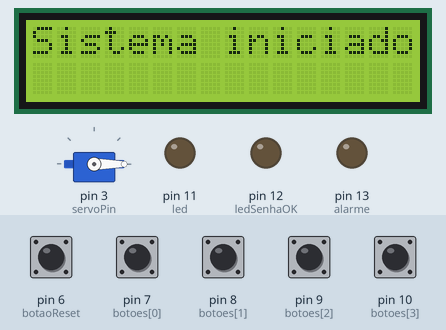
Simulated run of this sketch. Board: Arduino Uno, built with avr-gcc and run on an emulated ATmega328P. Parts: servo, 16×2 character LCD, output pins drawn as LEDs (lit = HIGH). Inputs (shaded band) come from the test bench; at power-on: pin 6 (botaoReset), pin 7 (botoes[0]), pin 8 (botoes[1]), pin 9 (botoes[2]), pin 10 (botoes[3]) LOW.

Above: at 2.7 s.
2.8 s: pin 7 (botoes[0]) pulled HIGH for 1 s
At 4.2 s:
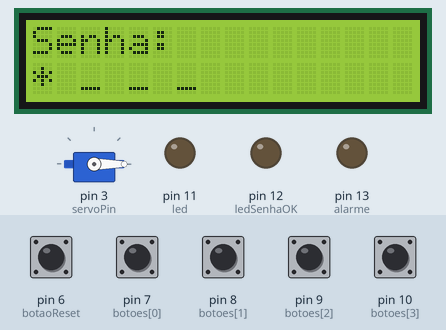
5.3 s: pin 6 (botaoReset) pulled HIGH for 0.15 s
At 6.1 s:
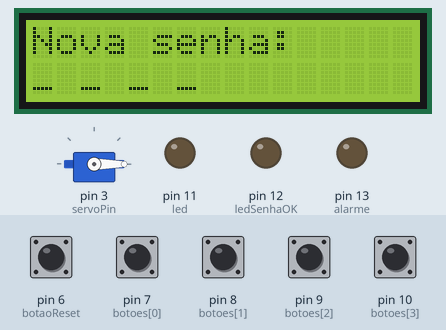
6.9 s: pin 8 (botoes[1]) pulled HIGH for 0.15 s
At 7.5 s:
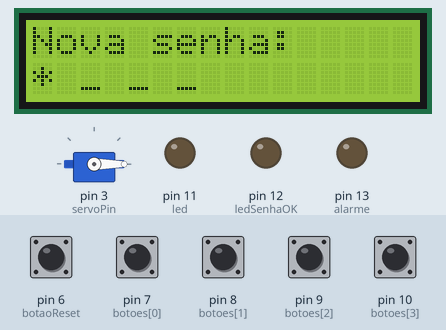
8.6 s: pin 9 (botoes[2]) pulled HIGH for 0.15 s
At 10.0 s:
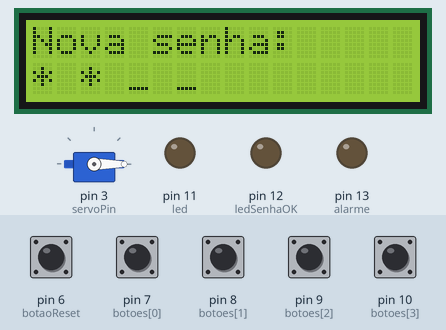
10.3 s: pin 10 (botoes[3]) pulled HIGH for 0.15 s
At 11.2 s:
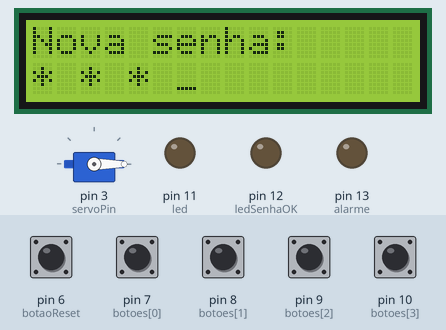
12.0 s: pin 7 (botoes[0]) pulled HIGH for 0.15 s
At 13.1 s:
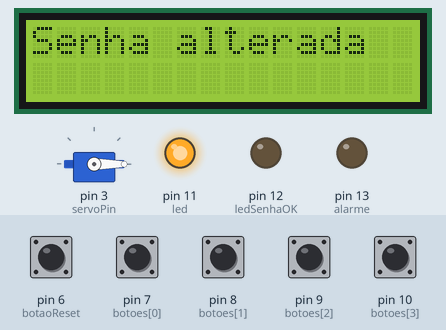
Timing chart, 0 to 15.2 s (numbered marks = the images above; inputs shaded):
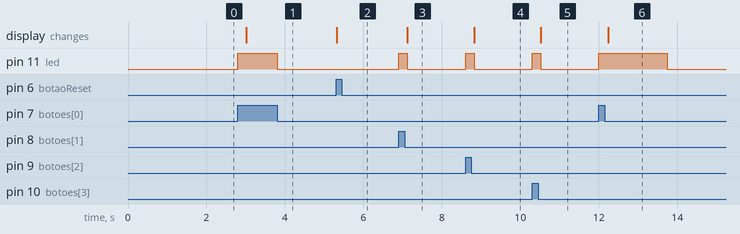

Measured:
- after the input at 2.8 s, pin 11 (led): LOW → HIGH at once, → LOW 1.0 s later; the display: changes after 0.21 s (image 1)
- after the input at 5.3 s, the display: changes at once (image 2)
- after the input at 6.9 s, pin 11 (led): LOW → HIGH at once, → LOW 0.22 s later; the display: changes after 0.22 s (image 3)
- after the input at 8.6 s, pin 11 (led): LOW → HIGH at once, → LOW 0.22 s later; the display: changes after 0.22 s (image 4)
- after the input at 10.3 s, pin 11 (led): LOW → HIGH at once, → LOW 0.22 s later; the display: changes after 0.22 s (image 5)
- after the input at 12.0 s, pin 11 (led): LOW → HIGH at once, → LOW 1.7 s later; the display: changes after 0.24 s (image 6)

The sketch:

Codigo_com_Display.ino
```cpp
#include <Servo.h>
#include <Wire.h>
#include <LiquidCrystal_I2C.h>

LiquidCrystal_I2C lcd(0x27, 16, 2);

const int botoes[4] = {7, 8, 9, 10};
const int led = 11;
const int ledSenhaOK = 12;
const int alarme = 13;
const int servoPin = 3;
const int botaoReset = 6;

Servo meuServo;

int senha[4] = {0, 2, 1, 3};
int entrada[4];
int novaSenha[4];

int indice = 0;
bool modoNovaSenha = false;
int indiceNova = 0;

void setup() {
  for (int i = 0; i < 4; i++) pinMode(botoes[i], INPUT);

  pinMode(led, OUTPUT);
  pinMode(ledSenhaOK, OUTPUT);
  pinMode(alarme, OUTPUT);
  pinMode(botaoReset, INPUT);

  meuServo.attach(servoPin);
  meuServo.write(0);

  lcd.init();
  lcd.backlight();
  lcd.clear();
  lcd.setCursor(0, 0);
  lcd.print("Sistema iniciado");
  delay(1500);
}

void mostrarEntrada(int n, bool novaSenhaFlag) {
  lcd.clear();
  if (novaSenhaFlag)
    lcd.print("Nova senha:");
  else
    lcd.print("Senha:");

  lcd.setCursor(0, 1);
  for (int i = 0; i < 4; i++) {
    if (i < n) lcd.print("* ");
    else lcd.print("_ ");
  }
}

void loop() {

  // verifica se o usuário quer definir nova senha
  if (digitalRead(botaoReset) == HIGH && !modoNovaSenha) {
    modoNovaSenha = true;
    indiceNova = 0;
    lcd.clear();
    lcd.print("Nova senha:");
    lcd.setCursor(0, 1);
    lcd.print("_ _ _ _");
    delay(300);
  }

  // captura botões
  for (int i = 0; i < 4; i++) {
    if (digitalRead(botoes[i]) == HIGH) {

      digitalWrite(led, HIGH);
      delay(200);

      // MODO DEFINIR NOVA SENHA
      if (modoNovaSenha) {

        novaSenha[indiceNova] = i;
        indiceNova++;

        mostrarEntrada(indiceNova, true);

        if (indiceNova == 4) {
          for (int k = 0; k < 4; k++) senha[k] = novaSenha[k];

          lcd.clear();
          lcd.print("Senha alterada");
          delay(1500);

          modoNovaSenha = false;
        }

      } else {
        // MODO NORMAL (verificar senha)
        entrada[indice] = i;
        indice++;

        mostrarEntrada(indice, false);

        if (indice == 4) {
          bool correta = true;
          for (int j = 0; j < 4; j++)
            if (entrada[j] != senha[j]) correta = false;

          if (correta) {
            lcd.clear();
            lcd.print("Senha OK");
            lcd.setCursor(0, 1);
            lcd.print("Porta aberta");

            digitalWrite(ledSenhaOK, HIGH);
            meuServo.write(180);
            delay(2000);
            meuServo.write(0);
            digitalWrite(ledSenhaOK, LOW);

          } else {
            lcd.clear();
            lcd.print("Senha incorreta");
            tone(alarme, 1000);
            delay(1000);
            noTone(alarme);
          }

          indice = 0;
          delay(800);
          lcd.clear();
        }
      }

      while (digitalRead(botoes[i]) == HIGH) {} // aguarda soltar
    }
  }

  // apaga LED indicador
  bool algum = false;
  for (int i = 0; i < 4; i++)
    if (digitalRead(botoes[i]) == HIGH) algum = true;

  if (!algum) digitalWrite(led, LOW);
}
```
